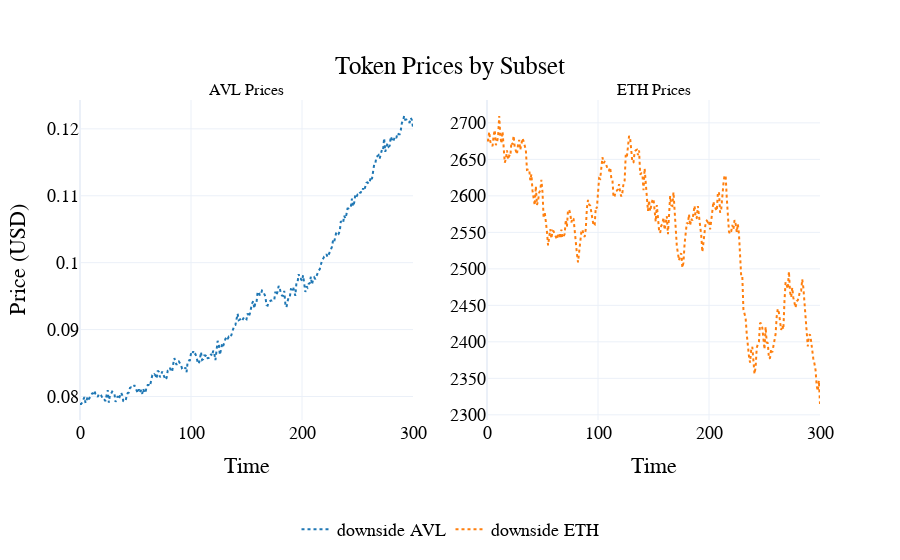

Notebook code for this chart:
### Code cell
visualizations.plot_token_price_per_subset(
    df,
    scenario_names={
    0: "downside",
}
)

### Figure 1 — Plotly figure (JSON) as saved in the notebook; plotly's stock layout.template omitted (floating-point values rounded to 4 significant figures; data arrays with more than 128 entries replaced by an {"elided": "..."} marker saying what was removed)
{"data": [{"line": {"color": "#1f77b4", "dash": "dot"}, "mode": "lines", "name": "downside AVL", "type": "scatter", "x": {"elided": "1501 int values"}, "xaxis": "x", "y": {"elided": "1501 float values"}, "yaxis": "y"}, {"line": {"color": "#ff7f0e", "dash": "dot"}, "mode": "lines", "name": "downside ETH", "type": "scatter", "x": {"elided": "1501 int values"}, "xaxis": "x2", "y": {"elided": "1501 float values"}, "yaxis": "y2"}], "layout": {"annotations": [{"font": {"size": 16}, "showarrow": false, "text": "AVL Prices", "x": 0.225, "xanchor": "center", "xref": "paper", "y": 1, "yanchor": "bottom", "yref": "paper"}, {"font": {"size": 16}, "showarrow": false, "text": "ETH Prices", "x": 0.775, "xanchor": "center", "xref": "paper", "y": 1, "yanchor": "bottom", "yref": "paper"}], "font": {"color": "black", "family": "Arial", "size": 18}, "hovermode": "x unified", "legend": {"font": {"color": "black", "size": 18}, "orientation": "h", "x": 0.5, "xanchor": "center", "y": -0.4, "yanchor": "bottom"}, "paper_bgcolor": "rgba(255, 255, 255, 1)", "plot_bgcolor": "rgba(255, 255, 255, 1)", "title": {"text": "Token Prices by Subset", "x": 0.5, "xanchor": "center", "y": 0.9, "yanchor": "top"}, "xaxis": {"anchor": "y", "domain": [0, 0.45], "title": {"text": "Time"}}, "xaxis2": {"anchor": "y2", "domain": [0.55, 1], "title": {"text": "Time"}}, "yaxis": {"anchor": "x", "domain": [0, 1], "title": {"text": "Price (USD)"}}, "yaxis2": {"anchor": "x2", "domain": [0, 1]}}}
